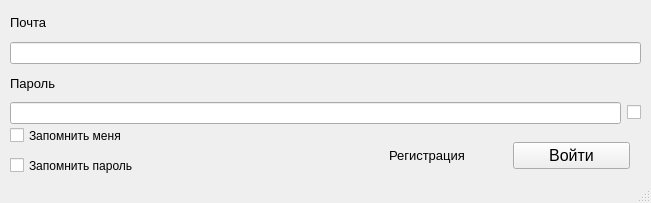
<?xml version="1.0" encoding="UTF-8"?>
<ui version="4.0">
 <class>MainWindow</class>
 <widget class="QMainWindow" name="MainWindow">
  <property name="geometry">
   <rect>
    <x>0</x>
    <y>0</y>
    <width>651</width>
    <height>203</height>
   </rect>
  </property>
  <property name="windowTitle">
   <string>Tanks_online_authorization</string>
  </property>
  <widget class="QWidget" name="centralwidget">
   <widget class="QWidget" name="verticalLayoutWidget">
    <property name="geometry">
     <rect>
      <x>10</x>
      <y>9</y>
      <width>631</width>
      <height>115</height>
     </rect>
    </property>
    <layout class="QVBoxLayout" name="verticalLayout">
     <item>
      <widget class="QLabel" name="label">
       <property name="font">
        <font>
         <pointsize>10</pointsize>
        </font>
       </property>
       <property name="text">
        <string>Почта</string>
       </property>
      </widget>
     </item>
     <item>
      <widget class="QLineEdit" name="lineEdit"/>
     </item>
     <item>
      <widget class="QLabel" name="label_2">
       <property name="font">
        <font>
         <pointsize>10</pointsize>
        </font>
       </property>
       <property name="text">
        <string>Пароль</string>
       </property>
      </widget>
     </item>
     <item>
      <layout class="QHBoxLayout" name="horizontalLayout_2">
       <item>
        <widget class="QLineEdit" name="lineEdit_2"/>
       </item>
       <item>
        <widget class="QCheckBox" name="checkBox_3">
         <property name="text">
          <string/>
         </property>
        </widget>
       </item>
      </layout>
     </item>
    </layout>
   </widget>
   <widget class="QWidget" name="horizontalLayoutWidget">
    <property name="geometry">
     <rect>
      <x>389</x>
      <y>130</y>
      <width>241</width>
      <height>51</height>
     </rect>
    </property>
    <layout class="QHBoxLayout" name="horizontalLayout">
     <item>
      <widget class="QLabel" name="label_3">
       <property name="font">
        <font>
         <pointsize>10</pointsize>
        </font>
       </property>
       <property name="text">
        <string>Регистрация</string>
       </property>
      </widget>
     </item>
     <item>
      <widget class="QPushButton" name="pushButton">
       <property name="sizePolicy">
        <sizepolicy hsizetype="Minimum" vsizetype="Fixed">
         <horstretch>0</horstretch>
         <verstretch>0</verstretch>
        </sizepolicy>
       </property>
       <property name="font">
        <font>
         <pointsize>12</pointsize>
        </font>
       </property>
       <property name="text">
        <string>Войти</string>
       </property>
      </widget>
     </item>
    </layout>
   </widget>
   <widget class="QCheckBox" name="checkBox">
    <property name="geometry">
     <rect>
      <x>10</x>
      <y>120</y>
      <width>211</width>
      <height>31</height>
     </rect>
    </property>
    <property name="text">
     <string>Запомнить меня</string>
    </property>
   </widget>
   <widget class="QCheckBox" name="checkBox_2">
    <property name="geometry">
     <rect>
      <x>10</x>
      <y>150</y>
      <width>211</width>
      <height>31</height>
     </rect>
    </property>
    <property name="text">
     <string>Запомнить пароль</string>
    </property>
   </widget>
  </widget>
  <widget class="QStatusBar" name="statusbar"/>
 </widget>
 <resources/>
 <connections/>
</ui>
